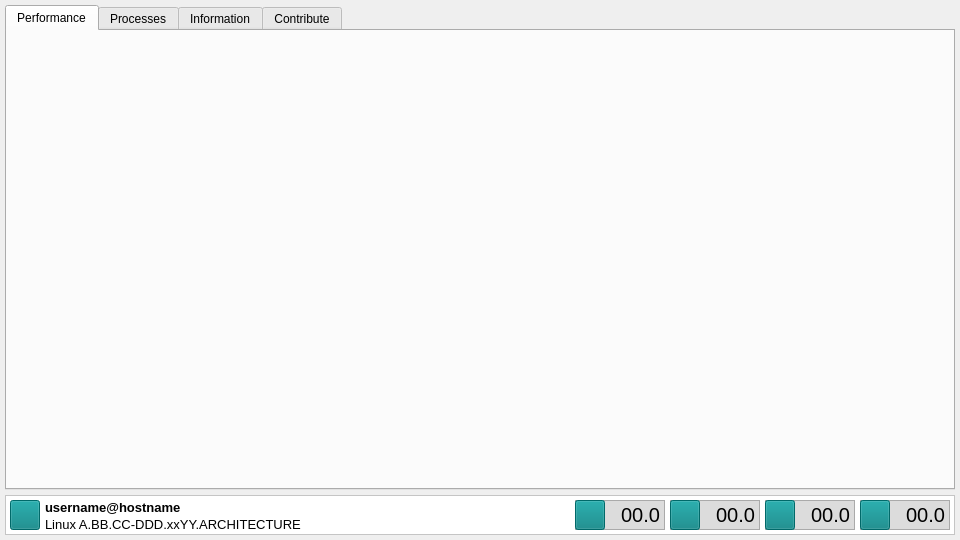
<?xml version="1.0" encoding="UTF-8"?>
<ui version="4.0">
 <class>mainwind</class>
 <widget class="QMainWindow" name="mainwind">
  <property name="geometry">
   <rect>
    <x>0</x>
    <y>0</y>
    <width>960</width>
    <height>540</height>
   </rect>
  </property>
  <property name="sizePolicy">
   <sizepolicy hsizetype="Fixed" vsizetype="Fixed">
    <horstretch>0</horstretch>
    <verstretch>0</verstretch>
   </sizepolicy>
  </property>
  <property name="minimumSize">
   <size>
    <width>960</width>
    <height>540</height>
   </size>
  </property>
  <property name="maximumSize">
   <size>
    <width>960</width>
    <height>540</height>
   </size>
  </property>
  <property name="font">
   <font/>
  </property>
  <property name="windowTitle">
   <string>MainWindow</string>
  </property>
  <widget class="QWidget" name="mainwdgt">
   <property name="sizePolicy">
    <sizepolicy hsizetype="Fixed" vsizetype="Fixed">
     <horstretch>0</horstretch>
     <verstretch>0</verstretch>
    </sizepolicy>
   </property>
   <property name="minimumSize">
    <size>
     <width>960</width>
     <height>540</height>
    </size>
   </property>
   <property name="maximumSize">
    <size>
     <width>960</width>
     <height>540</height>
    </size>
   </property>
   <widget class="QTabWidget" name="maintabw">
    <property name="geometry">
     <rect>
      <x>5</x>
      <y>5</y>
      <width>950</width>
      <height>485</height>
     </rect>
    </property>
    <property name="sizePolicy">
     <sizepolicy hsizetype="Fixed" vsizetype="Fixed">
      <horstretch>0</horstretch>
      <verstretch>0</verstretch>
     </sizepolicy>
    </property>
    <property name="minimumSize">
     <size>
      <width>950</width>
      <height>485</height>
     </size>
    </property>
    <property name="maximumSize">
     <size>
      <width>950</width>
      <height>485</height>
     </size>
    </property>
    <property name="styleSheet">
     <string notr="true">font: 10pt &quot;Inter&quot;;</string>
    </property>
    <property name="tabPosition">
     <enum>QTabWidget::North</enum>
    </property>
    <property name="tabShape">
     <enum>QTabWidget::Rounded</enum>
    </property>
    <property name="currentIndex">
     <number>0</number>
    </property>
    <widget class="QWidget" name="perftabp">
     <property name="sizePolicy">
      <sizepolicy hsizetype="Fixed" vsizetype="Fixed">
       <horstretch>0</horstretch>
       <verstretch>0</verstretch>
      </sizepolicy>
     </property>
     <attribute name="title">
      <string>Performance</string>
     </attribute>
    </widget>
    <widget class="QWidget" name="proctabp">
     <property name="sizePolicy">
      <sizepolicy hsizetype="Fixed" vsizetype="Fixed">
       <horstretch>0</horstretch>
       <verstretch>0</verstretch>
      </sizepolicy>
     </property>
     <attribute name="title">
      <string>Processes</string>
     </attribute>
    </widget>
    <widget class="QWidget" name="infotabp">
     <attribute name="title">
      <string>Information</string>
     </attribute>
    </widget>
    <widget class="QWidget" name="cntbtabp">
     <attribute name="title">
      <string>Contribute</string>
     </attribute>
    </widget>
   </widget>
   <widget class="QFrame" name="bottomfm">
    <property name="geometry">
     <rect>
      <x>5</x>
      <y>495</y>
      <width>950</width>
      <height>40</height>
     </rect>
    </property>
    <property name="sizePolicy">
     <sizepolicy hsizetype="Fixed" vsizetype="Fixed">
      <horstretch>0</horstretch>
      <verstretch>0</verstretch>
     </sizepolicy>
    </property>
    <property name="minimumSize">
     <size>
      <width>950</width>
      <height>40</height>
     </size>
    </property>
    <property name="maximumSize">
     <size>
      <width>950</width>
      <height>40</height>
     </size>
    </property>
    <property name="styleSheet">
     <string notr="true">background-color: #ffffff;</string>
    </property>
    <property name="frameShape">
     <enum>QFrame::StyledPanel</enum>
    </property>
    <property name="frameShadow">
     <enum>QFrame::Raised</enum>
    </property>
    <widget class="QLabel" name="compicon">
     <property name="geometry">
      <rect>
       <x>10</x>
       <y>10</y>
       <width>20</width>
       <height>20</height>
      </rect>
     </property>
     <property name="sizePolicy">
      <sizepolicy hsizetype="Fixed" vsizetype="Fixed">
       <horstretch>0</horstretch>
       <verstretch>0</verstretch>
      </sizepolicy>
     </property>
     <property name="minimumSize">
      <size>
       <width>20</width>
       <height>20</height>
      </size>
     </property>
     <property name="maximumSize">
      <size>
       <width>20</width>
       <height>20</height>
      </size>
     </property>
     <property name="cursor">
      <cursorShape>ArrowCursor</cursorShape>
     </property>
     <property name="styleSheet">
      <string notr="true">color: #fff;
background-color: rgba(0,0,0,0);</string>
     </property>
     <property name="text">
      <string/>
     </property>
     <property name="pixmap">
      <pixmap resource="mainwind.qrc">:/mainwind/images/comp.png</pixmap>
     </property>
     <property name="scaledContents">
      <bool>true</bool>
     </property>
     <property name="alignment">
      <set>Qt::AlignCenter</set>
     </property>
    </widget>
    <widget class="QLabel" name="userhost">
     <property name="geometry">
      <rect>
       <x>40</x>
       <y>5</y>
       <width>320</width>
       <height>15</height>
      </rect>
     </property>
     <property name="sizePolicy">
      <sizepolicy hsizetype="Fixed" vsizetype="Fixed">
       <horstretch>0</horstretch>
       <verstretch>0</verstretch>
      </sizepolicy>
     </property>
     <property name="minimumSize">
      <size>
       <width>320</width>
       <height>15</height>
      </size>
     </property>
     <property name="maximumSize">
      <size>
       <width>320</width>
       <height>15</height>
      </size>
     </property>
     <property name="font">
      <font>
       <pointsize>10</pointsize>
       <italic>false</italic>
       <bold>true</bold>
      </font>
     </property>
     <property name="styleSheet">
      <string notr="true">font: 600 10pt &quot;Inter&quot;;</string>
     </property>
     <property name="text">
      <string>username@hostname</string>
     </property>
    </widget>
    <widget class="QPushButton" name="compbutn">
     <property name="enabled">
      <bool>false</bool>
     </property>
     <property name="geometry">
      <rect>
       <x>5</x>
       <y>5</y>
       <width>30</width>
       <height>30</height>
      </rect>
     </property>
     <property name="sizePolicy">
      <sizepolicy hsizetype="Fixed" vsizetype="Fixed">
       <horstretch>0</horstretch>
       <verstretch>0</verstretch>
      </sizepolicy>
     </property>
     <property name="minimumSize">
      <size>
       <width>30</width>
       <height>30</height>
      </size>
     </property>
     <property name="maximumSize">
      <size>
       <width>30</width>
       <height>30</height>
      </size>
     </property>
     <property name="cursor">
      <cursorShape>ArrowCursor</cursorShape>
     </property>
     <property name="styleSheet">
      <string notr="true">background-color: #008080;</string>
     </property>
     <property name="text">
      <string/>
     </property>
     <property name="default">
      <bool>false</bool>
     </property>
     <property name="flat">
      <bool>false</bool>
     </property>
    </widget>
    <widget class="QLabel" name="kernvers">
     <property name="geometry">
      <rect>
       <x>40</x>
       <y>22</y>
       <width>320</width>
       <height>15</height>
      </rect>
     </property>
     <property name="sizePolicy">
      <sizepolicy hsizetype="Fixed" vsizetype="Fixed">
       <horstretch>0</horstretch>
       <verstretch>0</verstretch>
      </sizepolicy>
     </property>
     <property name="minimumSize">
      <size>
       <width>320</width>
       <height>15</height>
      </size>
     </property>
     <property name="maximumSize">
      <size>
       <width>320</width>
       <height>15</height>
      </size>
     </property>
     <property name="font">
      <font>
       <pointsize>10</pointsize>
       <italic>false</italic>
       <bold>false</bold>
      </font>
     </property>
     <property name="styleSheet">
      <string notr="true">font: 10pt &quot;Inter&quot;;</string>
     </property>
     <property name="text">
      <string>Linux A.BB.CC-DDD.xxYY.ARCHITECTURE</string>
     </property>
    </widget>
    <widget class="QFrame" name="swapfrme">
     <property name="geometry">
      <rect>
       <x>760</x>
       <y>5</y>
       <width>90</width>
       <height>30</height>
      </rect>
     </property>
     <property name="sizePolicy">
      <sizepolicy hsizetype="Fixed" vsizetype="Fixed">
       <horstretch>0</horstretch>
       <verstretch>0</verstretch>
      </sizepolicy>
     </property>
     <property name="minimumSize">
      <size>
       <width>90</width>
       <height>30</height>
      </size>
     </property>
     <property name="maximumSize">
      <size>
       <width>90</width>
       <height>30</height>
      </size>
     </property>
     <property name="styleSheet">
      <string notr="true">background-color: #dcdcdc;</string>
     </property>
     <property name="frameShape">
      <enum>QFrame::StyledPanel</enum>
     </property>
     <property name="frameShadow">
      <enum>QFrame::Raised</enum>
     </property>
     <widget class="QPushButton" name="swapbutn">
      <property name="enabled">
       <bool>false</bool>
      </property>
      <property name="geometry">
       <rect>
        <x>0</x>
        <y>0</y>
        <width>30</width>
        <height>30</height>
       </rect>
      </property>
      <property name="cursor">
       <cursorShape>ArrowCursor</cursorShape>
      </property>
      <property name="styleSheet">
       <string notr="true">background-color: #008080;</string>
      </property>
      <property name="text">
       <string/>
      </property>
      <property name="default">
       <bool>false</bool>
      </property>
      <property name="flat">
       <bool>false</bool>
      </property>
     </widget>
     <widget class="QLabel" name="swapicon">
      <property name="geometry">
       <rect>
        <x>5</x>
        <y>5</y>
        <width>20</width>
        <height>20</height>
       </rect>
      </property>
      <property name="sizePolicy">
       <sizepolicy hsizetype="Fixed" vsizetype="Fixed">
        <horstretch>0</horstretch>
        <verstretch>0</verstretch>
       </sizepolicy>
      </property>
      <property name="minimumSize">
       <size>
        <width>20</width>
        <height>20</height>
       </size>
      </property>
      <property name="maximumSize">
       <size>
        <width>20</width>
        <height>20</height>
       </size>
      </property>
      <property name="cursor">
       <cursorShape>ArrowCursor</cursorShape>
      </property>
      <property name="styleSheet">
       <string notr="true">background-color: rgba(0,0,0,0);</string>
      </property>
      <property name="text">
       <string/>
      </property>
      <property name="pixmap">
       <pixmap resource="mainwind.qrc">:/mainwind/images/swap.png</pixmap>
      </property>
      <property name="scaledContents">
       <bool>true</bool>
      </property>
      <property name="alignment">
       <set>Qt::AlignCenter</set>
      </property>
     </widget>
     <widget class="QLabel" name="swapperc">
      <property name="geometry">
       <rect>
        <x>35</x>
        <y>5</y>
        <width>50</width>
        <height>20</height>
       </rect>
      </property>
      <property name="sizePolicy">
       <sizepolicy hsizetype="Fixed" vsizetype="Fixed">
        <horstretch>0</horstretch>
        <verstretch>0</verstretch>
       </sizepolicy>
      </property>
      <property name="minimumSize">
       <size>
        <width>50</width>
        <height>20</height>
       </size>
      </property>
      <property name="maximumSize">
       <size>
        <width>50</width>
        <height>20</height>
       </size>
      </property>
      <property name="font">
       <font>
        <pointsize>15</pointsize>
        <italic>false</italic>
        <bold>false</bold>
       </font>
      </property>
      <property name="layoutDirection">
       <enum>Qt::LeftToRight</enum>
      </property>
      <property name="styleSheet">
       <string notr="true">font: 15pt &quot;JetBrains Mono&quot;;</string>
      </property>
      <property name="text">
       <string>00.0</string>
      </property>
      <property name="textFormat">
       <enum>Qt::AutoText</enum>
      </property>
      <property name="alignment">
       <set>Qt::AlignRight|Qt::AlignTrailing|Qt::AlignVCenter</set>
      </property>
     </widget>
    </widget>
    <widget class="QFrame" name="diskfrme">
     <property name="geometry">
      <rect>
       <x>855</x>
       <y>5</y>
       <width>90</width>
       <height>30</height>
      </rect>
     </property>
     <property name="sizePolicy">
      <sizepolicy hsizetype="Fixed" vsizetype="Fixed">
       <horstretch>0</horstretch>
       <verstretch>0</verstretch>
      </sizepolicy>
     </property>
     <property name="minimumSize">
      <size>
       <width>90</width>
       <height>30</height>
      </size>
     </property>
     <property name="maximumSize">
      <size>
       <width>90</width>
       <height>30</height>
      </size>
     </property>
     <property name="styleSheet">
      <string notr="true">background-color: #dcdcdc;</string>
     </property>
     <property name="frameShape">
      <enum>QFrame::StyledPanel</enum>
     </property>
     <property name="frameShadow">
      <enum>QFrame::Raised</enum>
     </property>
     <widget class="QPushButton" name="diskbutn">
      <property name="enabled">
       <bool>false</bool>
      </property>
      <property name="geometry">
       <rect>
        <x>0</x>
        <y>0</y>
        <width>30</width>
        <height>30</height>
       </rect>
      </property>
      <property name="cursor">
       <cursorShape>ArrowCursor</cursorShape>
      </property>
      <property name="styleSheet">
       <string notr="true">background-color: #008080;</string>
      </property>
      <property name="text">
       <string/>
      </property>
      <property name="default">
       <bool>false</bool>
      </property>
      <property name="flat">
       <bool>false</bool>
      </property>
     </widget>
     <widget class="QLabel" name="diskicon">
      <property name="geometry">
       <rect>
        <x>5</x>
        <y>5</y>
        <width>20</width>
        <height>20</height>
       </rect>
      </property>
      <property name="sizePolicy">
       <sizepolicy hsizetype="Fixed" vsizetype="Fixed">
        <horstretch>0</horstretch>
        <verstretch>0</verstretch>
       </sizepolicy>
      </property>
      <property name="minimumSize">
       <size>
        <width>20</width>
        <height>20</height>
       </size>
      </property>
      <property name="maximumSize">
       <size>
        <width>20</width>
        <height>20</height>
       </size>
      </property>
      <property name="cursor">
       <cursorShape>ArrowCursor</cursorShape>
      </property>
      <property name="styleSheet">
       <string notr="true">background-color: rgba(0,0,0,0);</string>
      </property>
      <property name="text">
       <string/>
      </property>
      <property name="pixmap">
       <pixmap resource="mainwind.qrc">:/mainwind/images/disk.png</pixmap>
      </property>
      <property name="scaledContents">
       <bool>true</bool>
      </property>
      <property name="alignment">
       <set>Qt::AlignCenter</set>
      </property>
     </widget>
     <widget class="QLabel" name="diskperc">
      <property name="geometry">
       <rect>
        <x>35</x>
        <y>5</y>
        <width>50</width>
        <height>20</height>
       </rect>
      </property>
      <property name="sizePolicy">
       <sizepolicy hsizetype="Fixed" vsizetype="Fixed">
        <horstretch>0</horstretch>
        <verstretch>0</verstretch>
       </sizepolicy>
      </property>
      <property name="minimumSize">
       <size>
        <width>50</width>
        <height>20</height>
       </size>
      </property>
      <property name="maximumSize">
       <size>
        <width>50</width>
        <height>20</height>
       </size>
      </property>
      <property name="font">
       <font>
        <pointsize>15</pointsize>
        <italic>false</italic>
        <bold>false</bold>
       </font>
      </property>
      <property name="layoutDirection">
       <enum>Qt::LeftToRight</enum>
      </property>
      <property name="styleSheet">
       <string notr="true">font: 15pt &quot;JetBrains Mono&quot;;</string>
      </property>
      <property name="text">
       <string>00.0</string>
      </property>
      <property name="textFormat">
       <enum>Qt::AutoText</enum>
      </property>
      <property name="alignment">
       <set>Qt::AlignRight|Qt::AlignTrailing|Qt::AlignVCenter</set>
      </property>
     </widget>
    </widget>
    <widget class="QFrame" name="memofrme">
     <property name="geometry">
      <rect>
       <x>665</x>
       <y>5</y>
       <width>90</width>
       <height>30</height>
      </rect>
     </property>
     <property name="sizePolicy">
      <sizepolicy hsizetype="Fixed" vsizetype="Fixed">
       <horstretch>0</horstretch>
       <verstretch>0</verstretch>
      </sizepolicy>
     </property>
     <property name="minimumSize">
      <size>
       <width>90</width>
       <height>30</height>
      </size>
     </property>
     <property name="maximumSize">
      <size>
       <width>90</width>
       <height>30</height>
      </size>
     </property>
     <property name="styleSheet">
      <string notr="true">background-color: #dcdcdc;</string>
     </property>
     <property name="frameShape">
      <enum>QFrame::StyledPanel</enum>
     </property>
     <property name="frameShadow">
      <enum>QFrame::Raised</enum>
     </property>
     <widget class="QPushButton" name="memobutn">
      <property name="enabled">
       <bool>false</bool>
      </property>
      <property name="geometry">
       <rect>
        <x>0</x>
        <y>0</y>
        <width>30</width>
        <height>30</height>
       </rect>
      </property>
      <property name="cursor">
       <cursorShape>ArrowCursor</cursorShape>
      </property>
      <property name="styleSheet">
       <string notr="true">background-color: #008080;</string>
      </property>
      <property name="text">
       <string/>
      </property>
      <property name="default">
       <bool>false</bool>
      </property>
      <property name="flat">
       <bool>false</bool>
      </property>
     </widget>
     <widget class="QLabel" name="memoicon">
      <property name="geometry">
       <rect>
        <x>5</x>
        <y>5</y>
        <width>20</width>
        <height>20</height>
       </rect>
      </property>
      <property name="sizePolicy">
       <sizepolicy hsizetype="Fixed" vsizetype="Fixed">
        <horstretch>0</horstretch>
        <verstretch>0</verstretch>
       </sizepolicy>
      </property>
      <property name="minimumSize">
       <size>
        <width>20</width>
        <height>20</height>
       </size>
      </property>
      <property name="maximumSize">
       <size>
        <width>20</width>
        <height>20</height>
       </size>
      </property>
      <property name="cursor">
       <cursorShape>ArrowCursor</cursorShape>
      </property>
      <property name="styleSheet">
       <string notr="true">background-color: rgba(0,0,0,0);</string>
      </property>
      <property name="text">
       <string/>
      </property>
      <property name="pixmap">
       <pixmap resource="mainwind.qrc">:/mainwind/images/memo.png</pixmap>
      </property>
      <property name="scaledContents">
       <bool>true</bool>
      </property>
      <property name="alignment">
       <set>Qt::AlignCenter</set>
      </property>
     </widget>
     <widget class="QLabel" name="memoperc">
      <property name="geometry">
       <rect>
        <x>35</x>
        <y>5</y>
        <width>50</width>
        <height>20</height>
       </rect>
      </property>
      <property name="sizePolicy">
       <sizepolicy hsizetype="Fixed" vsizetype="Fixed">
        <horstretch>0</horstretch>
        <verstretch>0</verstretch>
       </sizepolicy>
      </property>
      <property name="minimumSize">
       <size>
        <width>50</width>
        <height>20</height>
       </size>
      </property>
      <property name="maximumSize">
       <size>
        <width>50</width>
        <height>20</height>
       </size>
      </property>
      <property name="font">
       <font>
        <pointsize>15</pointsize>
        <italic>false</italic>
        <bold>false</bold>
       </font>
      </property>
      <property name="layoutDirection">
       <enum>Qt::LeftToRight</enum>
      </property>
      <property name="styleSheet">
       <string notr="true">font: 15pt &quot;JetBrains Mono&quot;;</string>
      </property>
      <property name="text">
       <string>00.0</string>
      </property>
      <property name="textFormat">
       <enum>Qt::AutoText</enum>
      </property>
      <property name="alignment">
       <set>Qt::AlignRight|Qt::AlignTrailing|Qt::AlignVCenter</set>
      </property>
     </widget>
    </widget>
    <widget class="QFrame" name="cpudfrme">
     <property name="geometry">
      <rect>
       <x>570</x>
       <y>5</y>
       <width>90</width>
       <height>30</height>
      </rect>
     </property>
     <property name="sizePolicy">
      <sizepolicy hsizetype="Fixed" vsizetype="Fixed">
       <horstretch>0</horstretch>
       <verstretch>0</verstretch>
      </sizepolicy>
     </property>
     <property name="minimumSize">
      <size>
       <width>90</width>
       <height>30</height>
      </size>
     </property>
     <property name="maximumSize">
      <size>
       <width>90</width>
       <height>30</height>
      </size>
     </property>
     <property name="styleSheet">
      <string notr="true">background-color: #dcdcdc;</string>
     </property>
     <property name="frameShape">
      <enum>QFrame::StyledPanel</enum>
     </property>
     <property name="frameShadow">
      <enum>QFrame::Raised</enum>
     </property>
     <widget class="QPushButton" name="cpudbutn">
      <property name="enabled">
       <bool>false</bool>
      </property>
      <property name="geometry">
       <rect>
        <x>0</x>
        <y>0</y>
        <width>30</width>
        <height>30</height>
       </rect>
      </property>
      <property name="cursor">
       <cursorShape>ArrowCursor</cursorShape>
      </property>
      <property name="styleSheet">
       <string notr="true">background-color: #008080;</string>
      </property>
      <property name="text">
       <string/>
      </property>
      <property name="default">
       <bool>false</bool>
      </property>
      <property name="flat">
       <bool>false</bool>
      </property>
     </widget>
     <widget class="QLabel" name="cpudicon">
      <property name="geometry">
       <rect>
        <x>5</x>
        <y>5</y>
        <width>20</width>
        <height>20</height>
       </rect>
      </property>
      <property name="sizePolicy">
       <sizepolicy hsizetype="Fixed" vsizetype="Fixed">
        <horstretch>0</horstretch>
        <verstretch>0</verstretch>
       </sizepolicy>
      </property>
      <property name="minimumSize">
       <size>
        <width>20</width>
        <height>20</height>
       </size>
      </property>
      <property name="maximumSize">
       <size>
        <width>20</width>
        <height>20</height>
       </size>
      </property>
      <property name="cursor">
       <cursorShape>ArrowCursor</cursorShape>
      </property>
      <property name="styleSheet">
       <string notr="true">background-color: rgba(0,0,0,0);</string>
      </property>
      <property name="text">
       <string/>
      </property>
      <property name="pixmap">
       <pixmap resource="mainwind.qrc">:/mainwind/images/cpud.png</pixmap>
      </property>
      <property name="scaledContents">
       <bool>true</bool>
      </property>
      <property name="alignment">
       <set>Qt::AlignCenter</set>
      </property>
     </widget>
     <widget class="QLabel" name="cpudperc">
      <property name="geometry">
       <rect>
        <x>35</x>
        <y>5</y>
        <width>50</width>
        <height>20</height>
       </rect>
      </property>
      <property name="sizePolicy">
       <sizepolicy hsizetype="Fixed" vsizetype="Fixed">
        <horstretch>0</horstretch>
        <verstretch>0</verstretch>
       </sizepolicy>
      </property>
      <property name="minimumSize">
       <size>
        <width>50</width>
        <height>20</height>
       </size>
      </property>
      <property name="maximumSize">
       <size>
        <width>50</width>
        <height>20</height>
       </size>
      </property>
      <property name="font">
       <font>
        <pointsize>15</pointsize>
        <italic>false</italic>
        <bold>false</bold>
       </font>
      </property>
      <property name="layoutDirection">
       <enum>Qt::LeftToRight</enum>
      </property>
      <property name="styleSheet">
       <string notr="true">font: 15pt &quot;JetBrains Mono&quot;;</string>
      </property>
      <property name="text">
       <string>00.0</string>
      </property>
      <property name="textFormat">
       <enum>Qt::AutoText</enum>
      </property>
      <property name="alignment">
       <set>Qt::AlignRight|Qt::AlignTrailing|Qt::AlignVCenter</set>
      </property>
     </widget>
    </widget>
    <zorder>compbutn</zorder>
    <zorder>compicon</zorder>
    <zorder>userhost</zorder>
    <zorder>kernvers</zorder>
    <zorder>swapfrme</zorder>
    <zorder>diskfrme</zorder>
    <zorder>memofrme</zorder>
    <zorder>cpudfrme</zorder>
   </widget>
  </widget>
 </widget>
 <resources>
  <include location="mainwind.qrc"/>
 </resources>
 <connections/>
</ui>
